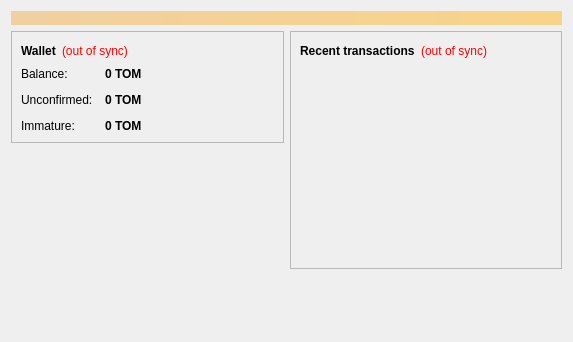
<?xml version="1.0" encoding="UTF-8"?>
<ui version="4.0">
 <class>OverviewPage</class>
 <widget class="QWidget" name="OverviewPage">
  <property name="geometry">
   <rect>
    <x>0</x>
    <y>0</y>
    <width>573</width>
    <height>342</height>
   </rect>
  </property>
  <property name="windowTitle">
   <string>Form</string>
  </property>
  <layout class="QVBoxLayout" name="topLayout">
   <item>
    <widget class="QLabel" name="labelAlerts">
     <property name="visible">
      <bool>false</bool>
     </property>
     <property name="styleSheet">
      <string notr="true">background-color: qlineargradient(x1: 0, y1: 0, x2: 1, y2: 0, stop:0 #F0D0A0, stop:1 #F8D488); color:#000000;</string>
     </property>
     <property name="wordWrap">
      <bool>true</bool>
     </property>
     <property name="margin">
      <number>3</number>
     </property>
    </widget>
   </item>
   <item>
    <layout class="QHBoxLayout" name="horizontalLayout" stretch="1,1">
     <item>
      <layout class="QVBoxLayout" name="verticalLayout_2">
       <item>
        <widget class="QFrame" name="frame">
         <property name="frameShape">
          <enum>QFrame::StyledPanel</enum>
         </property>
         <property name="frameShadow">
          <enum>QFrame::Raised</enum>
         </property>
         <layout class="QVBoxLayout" name="verticalLayout_4">
          <item>
           <layout class="QHBoxLayout" name="horizontalLayout_4">
            <item>
             <widget class="QLabel" name="label_5">
              <property name="font">
               <font>
                <weight>75</weight>
                <bold>true</bold>
               </font>
              </property>
              <property name="text">
               <string>Wallet</string>
              </property>
             </widget>
            </item>
            <item>
             <widget class="QLabel" name="labelWalletStatus">
              <property name="toolTip">
               <string>The displayed information may be out of date. Your wallet automatically synchronizes with the Namoto network after a connection is established, but this process has not completed yet.</string>
              </property>
              <property name="styleSheet">
               <string notr="true">QLabel { color: red; }</string>
              </property>
              <property name="text">
               <string notr="true">(out of sync)</string>
              </property>
              <property name="alignment">
               <set>Qt::AlignLeading|Qt::AlignLeft|Qt::AlignVCenter</set>
              </property>
             </widget>
            </item>
            <item>
             <spacer name="horizontalSpacer_2">
              <property name="orientation">
               <enum>Qt::Horizontal</enum>
              </property>
              <property name="sizeHint" stdset="0">
               <size>
                <width>40</width>
                <height>20</height>
               </size>
              </property>
             </spacer>
            </item>
           </layout>
          </item>
          <item>
           <layout class="QFormLayout" name="formLayout_2">
            <property name="fieldGrowthPolicy">
             <enum>QFormLayout::AllNonFixedFieldsGrow</enum>
            </property>
            <property name="horizontalSpacing">
             <number>12</number>
            </property>
            <property name="verticalSpacing">
             <number>12</number>
            </property>
            <item row="0" column="0">
             <widget class="QLabel" name="label">
              <property name="text">
               <string>Balance:</string>
              </property>
             </widget>
            </item>
            <item row="0" column="1">
             <widget class="QLabel" name="labelBalance">
              <property name="font">
               <font>
                <weight>75</weight>
                <bold>true</bold>
               </font>
              </property>
              <property name="cursor">
               <cursorShape>IBeamCursor</cursorShape>
              </property>
              <property name="toolTip">
               <string>Your current balance</string>
              </property>
              <property name="text">
               <string notr="true">0 TOM</string>
              </property>
              <property name="textInteractionFlags">
               <set>Qt::LinksAccessibleByMouse|Qt::TextSelectableByKeyboard|Qt::TextSelectableByMouse</set>
              </property>
             </widget>
            </item>
            <item row="1" column="0">
             <widget class="QLabel" name="label_3">
              <property name="text">
               <string>Unconfirmed:</string>
              </property>
             </widget>
            </item>
            <item row="1" column="1">
             <widget class="QLabel" name="labelUnconfirmed">
              <property name="font">
               <font>
                <weight>75</weight>
                <bold>true</bold>
               </font>
              </property>
              <property name="cursor">
               <cursorShape>IBeamCursor</cursorShape>
              </property>
              <property name="toolTip">
               <string>Total of transactions that have yet to be confirmed, and do not yet count toward the current balance</string>
              </property>
              <property name="text">
               <string notr="true">0 TOM</string>
              </property>
              <property name="textInteractionFlags">
               <set>Qt::LinksAccessibleByMouse|Qt::TextSelectableByKeyboard|Qt::TextSelectableByMouse</set>
              </property>
             </widget>
            </item>
            <item row="2" column="0">
             <widget class="QLabel" name="labelImmatureText">
              <property name="text">
               <string>Immature:</string>
              </property>
             </widget>
            </item>
            <item row="2" column="1">
             <widget class="QLabel" name="labelImmature">
              <property name="font">
               <font>
                <weight>75</weight>
                <bold>true</bold>
               </font>
              </property>
              <property name="toolTip">
               <string>Mined balance that has not yet matured</string>
              </property>
              <property name="text">
               <string notr="true">0 TOM</string>
              </property>
              <property name="textInteractionFlags">
               <set>Qt::LinksAccessibleByMouse|Qt::TextSelectableByKeyboard|Qt::TextSelectableByMouse</set>
              </property>
             </widget>
            </item>
           </layout>
          </item>
         </layout>
        </widget>
       </item>
       <item>
        <spacer name="verticalSpacer">
         <property name="orientation">
          <enum>Qt::Vertical</enum>
         </property>
         <property name="sizeHint" stdset="0">
          <size>
           <width>20</width>
           <height>40</height>
          </size>
         </property>
        </spacer>
       </item>
      </layout>
     </item>
     <item>
      <layout class="QVBoxLayout" name="verticalLayout_3">
       <item>
        <widget class="QFrame" name="frame_2">
         <property name="frameShape">
          <enum>QFrame::StyledPanel</enum>
         </property>
         <property name="frameShadow">
          <enum>QFrame::Raised</enum>
         </property>
         <layout class="QVBoxLayout" name="verticalLayout">
          <item>
           <layout class="QHBoxLayout" name="horizontalLayout_2">
            <item>
             <widget class="QLabel" name="label_4">
              <property name="text">
               <string>&lt;b&gt;Recent transactions&lt;/b&gt;</string>
              </property>
             </widget>
            </item>
            <item>
             <widget class="QLabel" name="labelTransactionsStatus">
              <property name="toolTip">
               <string>The displayed information may be out of date. Your wallet automatically synchronizes with the Namoto network after a connection is established, but this process has not completed yet.</string>
              </property>
              <property name="styleSheet">
               <string notr="true">QLabel { color: red; }</string>
              </property>
              <property name="text">
               <string notr="true">(out of sync)</string>
              </property>
              <property name="alignment">
               <set>Qt::AlignRight|Qt::AlignTrailing|Qt::AlignVCenter</set>
              </property>
             </widget>
            </item>
            <item>
             <spacer name="horizontalSpacer">
              <property name="orientation">
               <enum>Qt::Horizontal</enum>
              </property>
              <property name="sizeHint" stdset="0">
               <size>
                <width>40</width>
                <height>20</height>
               </size>
              </property>
             </spacer>
            </item>
           </layout>
          </item>
          <item>
           <widget class="QListView" name="listTransactions">
            <property name="styleSheet">
             <string notr="true">QListView { background: transparent; }</string>
            </property>
            <property name="frameShape">
             <enum>QFrame::NoFrame</enum>
            </property>
            <property name="verticalScrollBarPolicy">
             <enum>Qt::ScrollBarAlwaysOff</enum>
            </property>
            <property name="horizontalScrollBarPolicy">
             <enum>Qt::ScrollBarAlwaysOff</enum>
            </property>
            <property name="selectionMode">
             <enum>QAbstractItemView::NoSelection</enum>
            </property>
           </widget>
          </item>
         </layout>
        </widget>
       </item>
       <item>
        <spacer name="verticalSpacer_2">
         <property name="orientation">
          <enum>Qt::Vertical</enum>
         </property>
         <property name="sizeHint" stdset="0">
          <size>
           <width>20</width>
           <height>40</height>
          </size>
         </property>
        </spacer>
       </item>
      </layout>
     </item>
    </layout>
   </item>
  </layout>
 </widget>
 <resources/>
 <connections/>
</ui>
